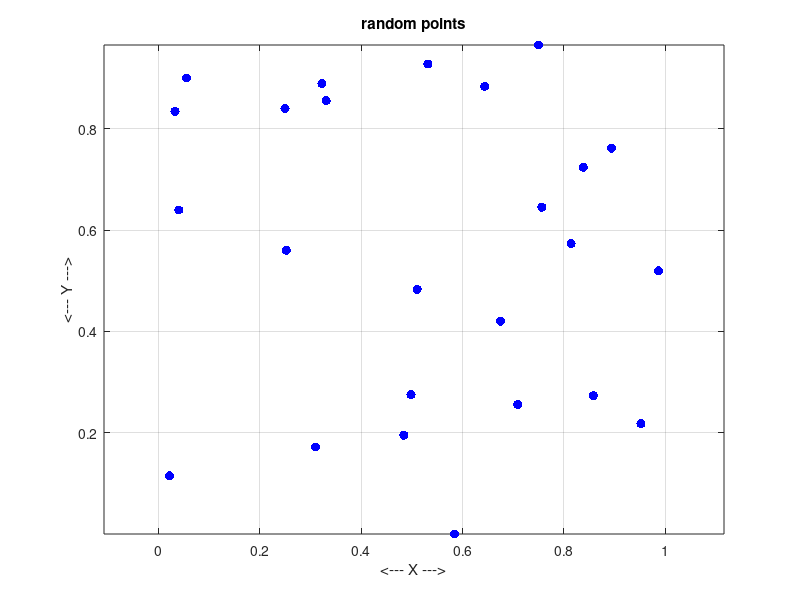
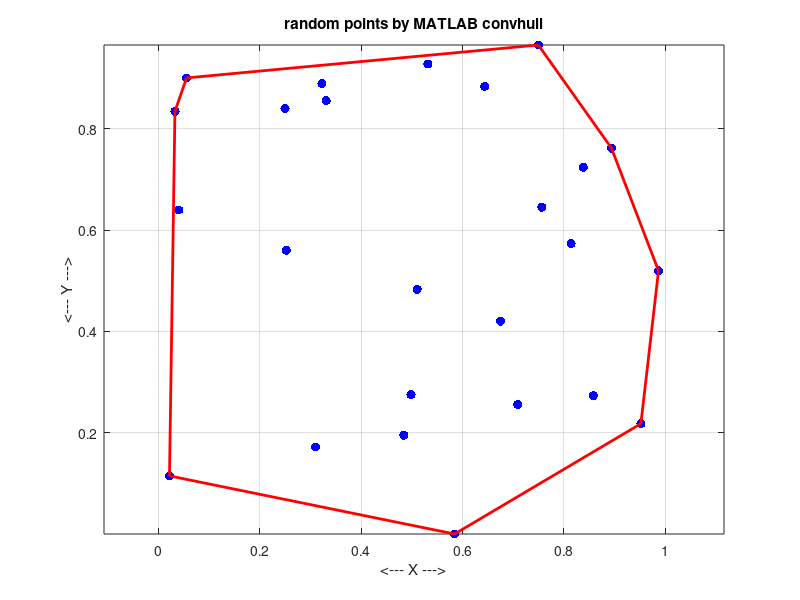

Recreate these plots in MATLAB, in order.
function convex_hull ( prefix )

%*****************************************************************************80
%
%% CONVEX_HULL: an algorithm for the convex hull of a set of 2D points.
%
%  Licensing:
%
%    This code is distributed under the GNU LGPL license.
%
%  Modified:
%
%    13 February 2011
%
%  Author:
%
%    John Burkardt
%
  fprintf ( 1, '\n' );
  fprintf ( 1, 'CONVEX_HULL:\n' );
  fprintf ( 1, '  MATLAB version.\n' );

  if ( nargin < 1 )
    prefix = 'random points'
    n = 25;
    xy = rand ( n, 2 );
  else
    node_filename = strcat ( prefix, '_nodes.txt' );
    xy = load ( node_filename );
  end
%
%  Plot the initial data.
%
  figure ( 1 )
  clf
  plot ( xy(:,1), xy(:,2), 'b.', 'MarkerSize', 20 );
  grid on
  axis tight
  axis equal
  xlabel ( '<--- X --->' );
  ylabel ( '<--- Y --->' );
  title ( prefix );
%
%  Plot the convex hull as computed by MATLAB.
%
  figure ( 2 )
  clf
  k = convhull ( xy(:,1), xy(:,2) );
  plot ( xy(:,1), xy(:,2), 'b.', 'MarkerSize', 20 );
  hold on
  plot( xy(k,1), xy(k,2), 'r-', 'LineWidth', 2 );
  grid on
  axis tight
  axis equal
  xlabel ( '<--- X --->' );
  ylabel ( '<--- Y --->' );
  title ( sprintf ( '%s by MATLAB convhull', prefix ) );
  hold off
%
%  Terminate.
%
  fprintf ( 1, '\n' );
  fprintf ( 1, 'CONVEX_HULL:\n' );
  fprintf ( 1, '  Normal end of execution.\n' );

  fprintf ( 1, '\n' );
  timestamp ( );

  return
end
function timestamp ( )

%*****************************************************************************80
%
%% TIMESTAMP prints the current YMDHMS date as a timestamp.
%
%  Licensing:
%
%    This code is distributed under the GNU LGPL license.
%
%  Modified:
%
%    14 February 2003
%
%  Author:
%
%    John Burkardt
%
  t = now;
  c = datevec ( t );
  s = datestr ( c, 0 );
  fprintf ( 1, '%s\n', s );

  return
end
